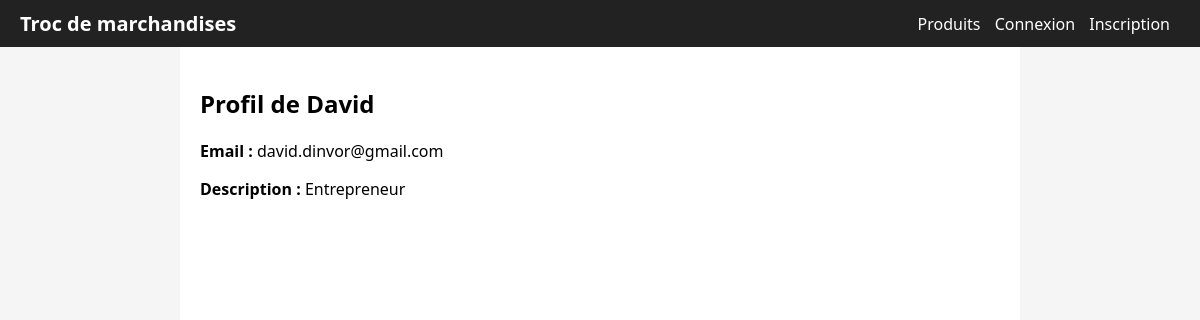
/user/2, run on the app's committed database.
### tables this page shows
CREATE TABLE users (
            id INTEGER PRIMARY KEY AUTOINCREMENT,
            name TEXT NOT NULL,
            email TEXT UNIQUE NOT NULL,
            password TEXT NOT NULL,
            bio TEXT
        );

### auth/routes.py (the view)
@auth_bp.route("/user/<int:user_id>")
def user_profile(user_id):
    conn = get_db()
    c = conn.cursor()
    c.execute("SELECT * FROM users WHERE id=?", (user_id,))
    profile = c.fetchone()
    conn.close()
    if not profile:
        flash("Utilisateur introuvable.")
        return redirect(url_for("products.products"))
    return render_template("user_profile.html", profile=profile)

### app.py (called while the page is built, shortened)
def current_user():
    return None

def create_app():
    app = Flask(__name__)
    app.config["SECRET_KEY"] = "dev-secret-key"
    from auth.routes import auth_bp
    from products.routes import products_bp
    from matching.routes import matching_bp
    from chat.routes import chat_bp
    from api.routes import api_bp
    app.register_blueprint(auth_bp)
    app.register_blueprint(products_bp)
    app.register_blueprint(matching_bp)
    app.register_blueprint(chat_bp)
    app.register_blueprint(api_bp)
    @app.context_processor
    def inject_user():
        return {"user": current_user()}
    @app.route("/")
    def index():
        return render_template("products.html", products=[], user=current_user())
    socketio.init_app(app)
    return app

### auth/routes.py (called while the page is built)
def get_db():
    conn = sqlite3.connect("troc.db")
    conn.row_factory = sqlite3.Row
    return conn

### templates/user_profile.html
{% extends "base.html" %}
{% block content %}
<h2>Profil de {{ profile['name'] }}</h2>
<p><strong>Email :</strong> {{ profile['email'] }}</p>
{% if profile['bio'] %}
    <p><strong>Description :</strong> {{ profile['bio'] }}</p>
{% else %}
    <p>Aucune description pour l'instant.</p>
{% endif %}
{% endblock %}

### static/style.css (style rules this page uses)
body { font-family: system-ui, sans-serif; margin: 0; padding: 0; background: #f5f5f5; }

### data on the page
users: name "David", email "david.dinvor@gmail.com", bio "Entrepreneur"
